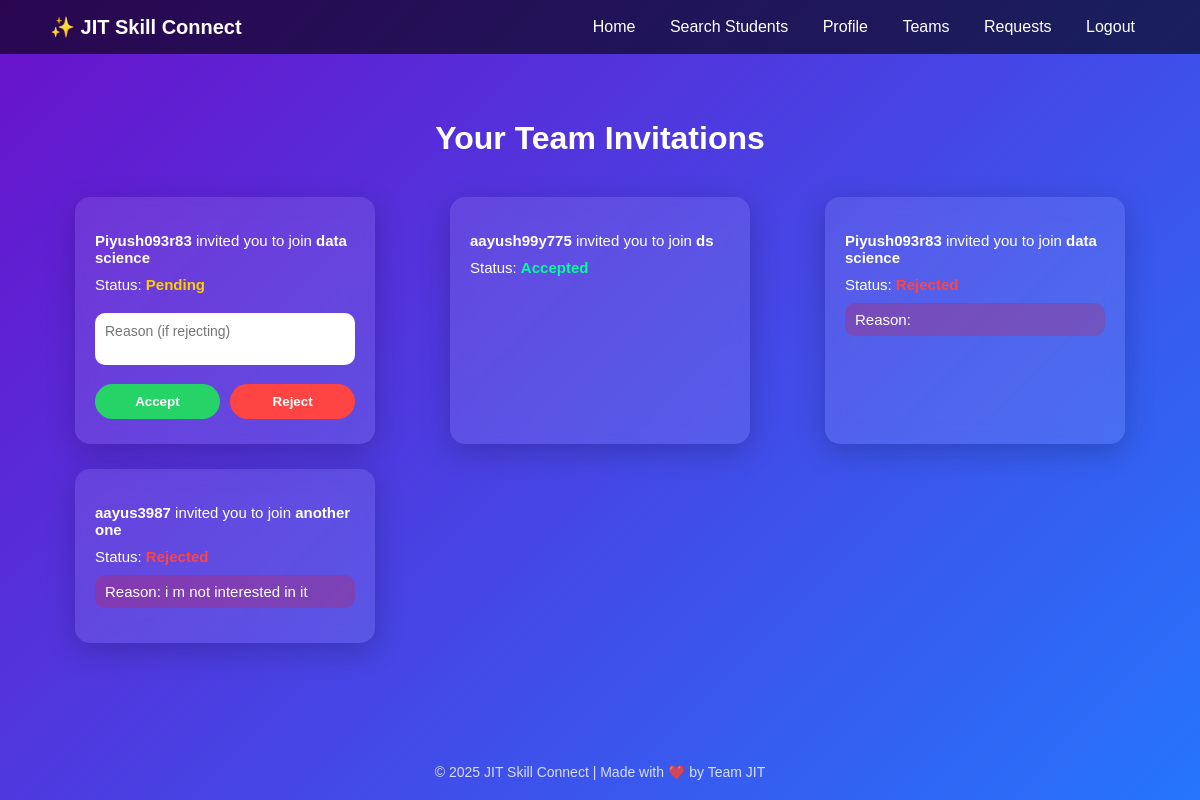
Screenshot of /invitations/ (signed in) with the database file from the repository.
### jit/models.py (models this page shows, shortened)
class TeamInvitation(models.Model):
    STATUS_CHOICES = [
        ('pending', 'Pending'),
        ('accepted', 'Accepted'),
        ('rejected', 'Rejected'),
    ]
    team = models.ForeignKey('Team', on_delete=models.CASCADE, related_name='invitations')
    sender = models.ForeignKey(User, on_delete=models.CASCADE, related_name='sent_invitations')
    receiver = models.ForeignKey(User, on_delete=models.CASCADE, related_name='received_invitations')
    status = models.CharField(max_length=10, choices=STATUS_CHOICES, default='pending')
    reason = models.TextField(blank=True, null=True)
    created_at = models.DateTimeField(auto_now_add=True)

class Team(models.Model):
    name = models.CharField(max_length=100, unique=True)
    description = models.TextField(blank=True, null=True)
    creator = models.ForeignKey(User, on_delete=models.CASCADE, related_name='created_teams')
    members = models.ManyToManyField(User, related_name='teams')
    created_at = models.DateTimeField(auto_now_add=True)

### jit/views.py (the view)
# urls.py: path('invitations/', views.invitations_list, name='invitations_list'),
@login_required
def invitations_list(request):
    invitations = TeamInvitation.objects.filter(receiver=request.user).order_by('-created_at')
    return render(request, 'invitations_list.html', {'invitations': invitations})

### jit/templates/invitations_list.html (shortened to what this page needs)
{% load static %}
<!DOCTYPE html>
<html lang="en">
<head>
  <link rel="stylesheet" href="{% static 'css/invitations.css' %}">
</head>
<body>
  <nav>
    <div class="logo">✨ JIT Skill Connect</div>
    <div class="nav-links">
      <a href="{% url 'dashboard' %}">Home</a>
      <a href="{% url 'search_students' %}">Search Students</a>
      <a href="{% url 'my_profile' %}">Profile</a>
      <a href="{% url 'my_teams' %}">Teams</a>
      <a href="{% url 'invitations_list' %}">Requests</a>
      <a href="{% url 'logout' %}">Logout</a>
    </div>
  </nav>
  <section class="invites-section">
    <h2>Your Team Invitations</h2>
    <div class="invites-container">
      {% for invite in invitations %}
        <div class="invite-card">
          <p><strong>{{ invite.sender.username }}</strong> invited you to join
             <strong>{{ invite.team.name }}</strong></p>
          <p>Status: <span class="status {{ invite.status }}">{{ invite.status }}</span></p>
          {% if invite.status == 'pending' %}
            <form method="post" action="{% url 'handle_invitation' invite.id %}">
              <textarea name="reason" placeholder="Reason (if rejecting)"></textarea>
              <div class="btn-group">
                <button class="btn accept" name="action" value="accept">Accept</button>
                <button class="btn reject" name="action" value="reject">Reject</button>
              </div>
            </form>
          {% elif invite.status == 'rejected' %}
            <p class="reason">Reason: {{ invite.reason }}</p>
          {% endif %}
        </div>
      {% empty %}
        <p class="no-invites">No invitations yet.</p>
      {% endfor %}
    </div>
  </section>
  <footer>© 2025 JIT Skill Connect | Made with ❤️ by Team JIT</footer>
</body>
</html>

### jit/static/css/invitations.css (style rules this page uses)
* { margin: 0; padding: 0; box-sizing: border-box; font-family: "Poppins", sans-serif; }
body { background: linear-gradient(135deg, #6a11cb, #2575fc); min-height: 100vh; color: white; display: flex; flex-direction: column; }
nav { position: fixed; top: 0; left: 0; width: 100%; background: rgba(0, 0, 0, 0.6); display: flex; justify-content: space-between; align-items: center; padding: 15px 50px; z-index: 1000; }
nav .logo { font-weight: 700; font-size: 20px; color: #fff; }
nav .nav-links a { color: white; text-decoration: none; margin: 0 15px; font-weight: 500; transition: 0.3s; }
.invites-section { padding: 120px 50px 60px; text-align: center; }
.invites-section h2 { font-size: 2rem; margin-bottom: 40px; color: #fff; }
.invites-container { display: grid; grid-template-columns: repeat(auto-fit, minmax(260px, 1fr)); gap: 25px; justify-items: center; max-width: 1200px; margin: 0 auto; }
.invite-card { background: rgba(255, 255, 255, 0.1); backdrop-filter: blur(10px); border-radius: 15px; padding: 25px 20px; width: 100%; max-width: 300px; text-align: left; box-shadow: 0 8px 30px rgba(0, 0, 0, 0.2); transition: transform 0.3s ease; }
.invite-card p { margin: 10px 0; color: #fff; font-size: 15px; }
.status { font-weight: bold; text-transform: capitalize; }
.status.pending { color: #ffcc00; }
.status.accepted { color: #00ff99; }
.status.rejected { color: #ff4444; }
textarea { width: 100%; border: none; border-radius: 10px; padding: 10px; margin-top: 10px; font-size: 14px; resize: none; outline: none; }
.btn-group { display: flex; justify-content: space-between; margin-top: 15px; }
.btn { width: 48%; padding: 10px 0; border: none; border-radius: 25px; font-weight: 600; cursor: pointer; transition: 0.3s ease; color: white; }
.btn.accept { background: #25d366; }
.btn.reject { background: #ff4444; }
.reason { background: rgba(255, 0, 0, 0.2); padding: 8px 10px; border-radius: 10px; margin-top: 10px; }
footer { text-align: center; padding: 20px; color: rgba(255, 255, 255, 0.8); font-size: 14px; margin-top: auto; }

### rows the page displays
TeamInvitation: sender.username "Piyush093r83", team.name "data science", status "Pending"
TeamInvitation: sender.username "aayush99y775", team.name "ds", status "Accepted"
TeamInvitation: sender.username "Piyush093r83", team.name "data science"
TeamInvitation: sender.username "aayus3987", team.name "another one", status "Rejected", reason "i m not interested in it"
